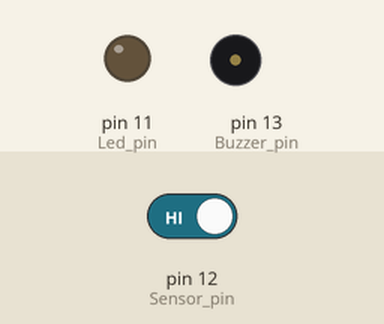
This sketch was run on a simulated Arduino Uno, built with avr-gcc and run on an emulated ATmega328P. Shown: output pins drawn as LEDs (lit = HIGH), buzzer (waves = sounding, pin HIGH). The inputs (shaded band) are chosen by the test bench; at power-on: pin 12 (Sensor_pin) HIGH. What the sketch prints to the serial monitor is not drawn.

Above: at 1.2 s.
1.3 s: pin 12 (Sensor_pin) driven LOW
At 1.8 s:
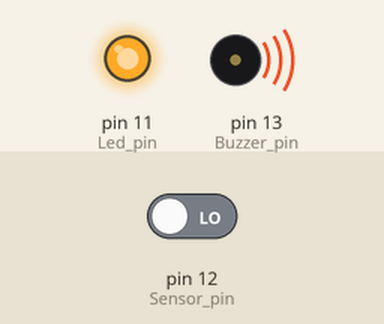
2.8 s: pin 12 (Sensor_pin) driven HIGH
At 4.2 s:
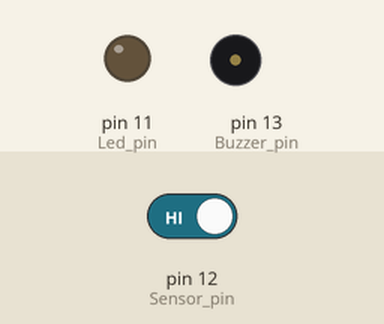
Timing chart, 0 to 5.8 s (numbered marks = the images above; inputs shaded):
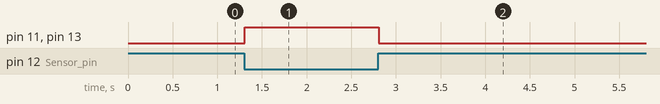

The sketch:

Thermistor.ino
```cpp
// Thermistor.ino
// Date: 2020/05/03

int Led_pin = 11;
int Buzzer_pin = 13;
int Sensor_pin = 12;

void setup()
{
    pinMode(Led_pin, OUTPUT);
    pinMode(Buzzer_pin, OUTPUT);
    pinMode(Sensor_pin, INPUT);
    Serial.begin(9600);
}

void loop()
{
    int value=digitalRead(Sensor_pin);
    Serial.println(value);
    if(value==0)
    {
        digitalWrite(Led_pin, HIGH);
        digitalWrite(Buzzer_pin, HIGH);
    }
    else
    {
        digitalWrite(Led_pin, LOW);
        digitalWrite(Buzzer_pin, LOW);
    }
}
```

Measured:
- after the input at 1.3 s, pin 11 (Led_pin), pin 13 (Buzzer_pin): LOW → HIGH at once
- after the input at 2.8 s, pin 11 (Led_pin), pin 13 (Buzzer_pin): HIGH → LOW at once
